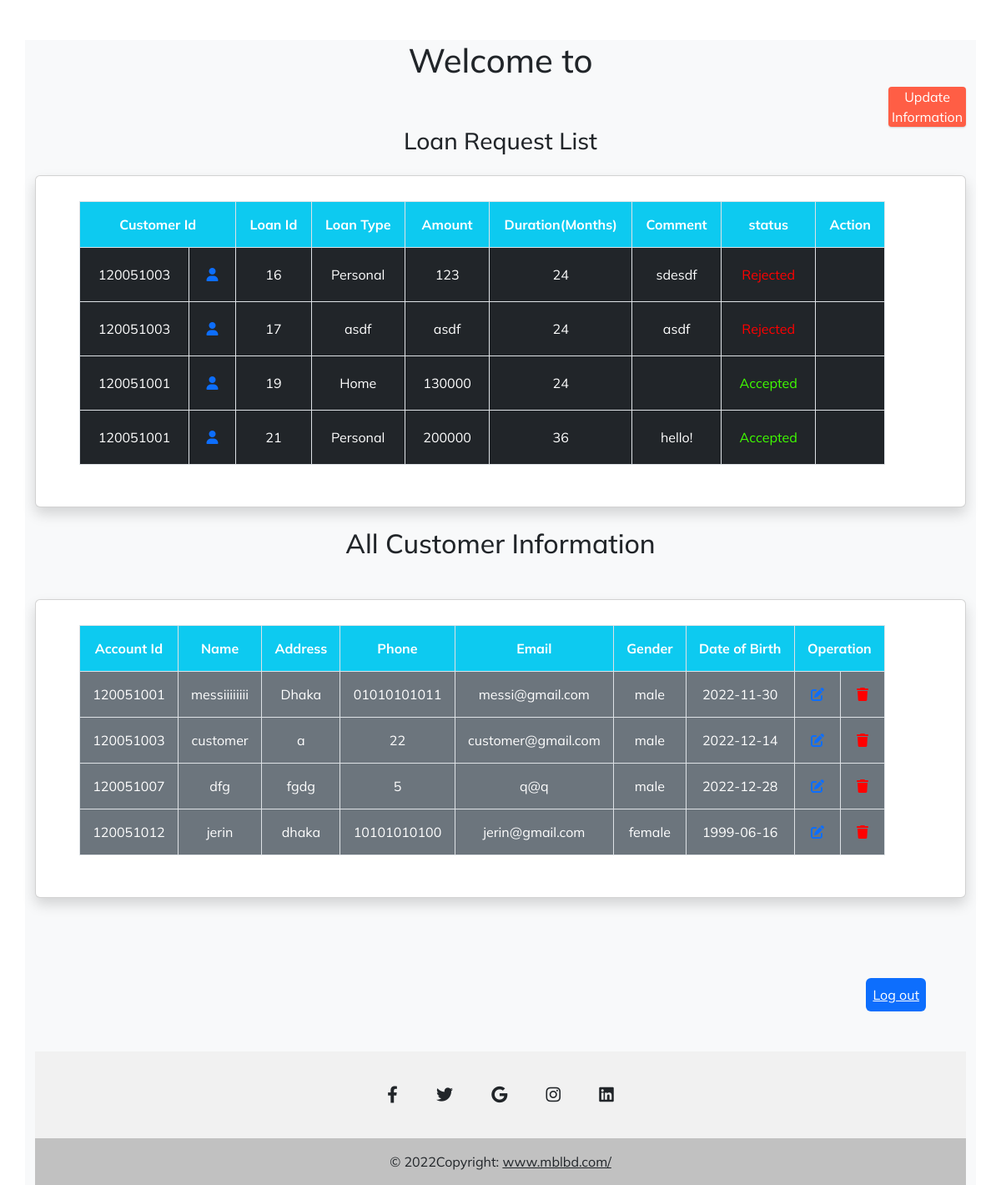
Screenshot of /employee_home.php with the database file from the repository.
### tables this page shows
CREATE TABLE `loan_request` (
  `loanid` int(255) NOT NULL,
  `cid` int(255) NOT NULL,
  `loantype` varchar(255) NOT NULL,
  `loanamount` varchar(255) NOT NULL,
  `loantime` varchar(255) NOT NULL,
  `comment` varchar(255) NOT NULL,
  `status` tinyint(255) NOT NULL COMMENT '0=request,1=approve,2=reject'
);

CREATE TABLE `all_user_info` (
  `id` int(255) NOT NULL,
  `name` varchar(255) NOT NULL,
  `address` varchar(255) NOT NULL,
  `phone` varchar(255) NOT NULL,
  `email` varchar(255) NOT NULL,
  `password` varchar(255) NOT NULL,
  `gender` varchar(255) NOT NULL,
  `dob` varchar(255) NOT NULL,
  `user_type` varchar(255) NOT NULL DEFAULT 'customer'
);

### employee_home.php (the view, shortened to what this page needs)
<?php
@include 'connect.php';
$employeename = $_SESSION['em_name'];
$id = $_SESSION['em_id'];
$select = "SELECT * from loan_request ";
$query = mysqli_query($con, $select);
$usertype = 'customer';
$selects = "SELECT * from all_user_info where user_type= '$usertype'";
$querys = mysqli_query($con, $selects);
?>
<!doctype html>
<html lang="en">
<head>
    <link rel="stylesheet" href="../mblbank/css/style.css">
    <link href="https://cdn.jsdelivr.net/npm/bootstrap@5.2.3/dist/css/bootstrap.min.css" rel="stylesheet"
>
    <link rel="stylesheet" href="https://cdnjs.cloudflare.com/ajax/libs/font-awesome/6.2.1/css/all.min.css"
 />
</head>
<body>
    <div class="container mt-5 bg-light text-center ">
        <h1>Welcome to <span><?php echo $employeename ?></span></h1>
        <div class="updateinfo">
            <div class="col-1   ms-auto " style="border-radius: 4px;
  box-shadow: 0 1px 2px rgba(0, 0, 0, 0.16);
  background: #FF5E45;">
                <a class="text-white text-decoration-none" href="employee_update.php?id=<?php echo $id; ?> ">Update
                    Information</a>
            </div>
            <div class=" mb-4">
                <h1 class="h3  text-gray-800 ">Loan Request List</h1>
            </div>
            <div class="card shadow mb-4">
                <div class="card-body">
                    <div class="table-responsive">
                        <table class="table table-bordered  text-white bg-dark" id="dataTable" width="100%"
                            cellspacing="0">
                            <thead>
                                <tr class="bg-info text-center">
                                    <th style=" padding: 15px;" colspan="2">Customer Id </th>
                                    <th style=" padding: 15px;">Loan Id</th>
                                    <th style=" padding: 15px;">Loan Type</th>
                                    <th style=" padding: 15px;">Amount</th>
                                    <th style=" padding: 15px;">Duration(Months)</th>
                                    <th style=" padding: 15px;">Comment</th>
                                    <th style=" padding: 15px;">status</th>
                                    <th style=" padding: 15px;" colspan="3">Action</th>
                                </tr>
                            </thead>
                            <tbody>
                                <?php
                    while($res = mysqli_fetch_array($query)){
                    ?>
                                <tr class="text-center">
                                    <td style=" padding: 20px;"><?php echo $res['cid'] ?></td>
                                    <td style=" padding: 20px;" class="text-center "><a
                                            href="show_profile.php?cid=<?php echo $res['cid']; ?> "
                                            data-toggle="tooltip" data-placement="bottom" title="Profile"><i
                                                class="fa-solid fa-user"></i></a>
                                    </td>
                                    <td style=" padding: 20px;"><?php echo $res['loanid'] ?></td>
                                    <td style=" padding: 20px;"><?php echo $res['loantype'] ?>
                                    </td>
                                    <td style=" padding: 20px;"><?php echo $res['loanamount'] ?>
                                    </td>
                                    <td style=" padding: 20px;"><?php echo $res['loantime'] ?>
                                    </td>
                                    <td style=" padding: 20px;"><?php echo $res['comment'] ?></td>
                                    <?php switch($res['status']):
                                case 0:?>
                                    <?php case 1: ?>
                                    <td style=" padding: 20px; color:#40ff00">Accepted</td>
                                    <?php break; ?>
                                    <?php case 2: ?>
                                    <td style=" padding: 20px; color:#ff0000">Rejected</td>
                                    <?php break; ?>
                                    <?php endswitch; ?>
                                    <?php switch($res['status']):
                                case 0:?>
                                    <?php case 1: ?>
                                    <td></td>
                                    <?php break; ?>
                                    <?php case 2: ?>
                                    <td></td>
                                    <?php break; ?>
                                    <?php endswitch; ?>
                                </tr>
                                <?php
                    } ;
                    ?>
                            </tbody>
                        </table>
                    </div>
                </div>
            </div>
            <h2 class="mt-4 text-center">All Customer Information
            </h2>
            <section class="my-5 " style="--bs-bg-opacity: .5;">
                <div class="card shadow  mb-4">
                    <div class="card-body  ">
                        <div class="table-responsive">
                            <table class="table table-bordered table-hover table-fixed bg-dark text-white  text-center">
                                <thead>
                                    <tr class="bg-info">
                                        <th style=" padding: 15px;">Account Id</th>
                                        <th style=" padding: 15px;">Name</th>
                                        <th style=" padding: 15px;">Address</th>
                                        <th style=" padding: 15px;">Phone</th>
                                        <th style=" padding: 15px;">Email</th>
                                        <th style=" padding: 15px;">Gender</th>
                                        <th style=" padding: 15px;">Date of Birth</th>
                                        <th style=" padding: 15px;" colspan="2">Operation</th>
                                    </tr>
                                </thead>
                                <tbody>
                                    <?php
                    while($res = mysqli_fetch_array($querys)){
                    ?>
                                    <tr class="bg-secondary">
                                        <td style=" padding: 15px;"><?php echo $res['id'] ?></td>
                                        <td style=" padding: 15px;"><?php echo $res['name'] ?></td>
                                        <td style=" padding: 15px;"><?php echo $res['address'] ?></td>
                                        <td style=" padding: 15px;"><?php echo $res['phone'] ?></td>
                                        <td style=" padding: 15px;"><span class="email-style">
                                                <?php echo $res['email'] ?>
                                            </span></td>
                                        <td style=" padding: 15px;"><?php echo $res['gender'] ?></td>
                                        <td style=" padding: 15px;"><?php echo $res['dob'] ?></td>
                                        <td style=" padding: 15px;"><a
                                                href="cus_update.php?id=<?php echo $res['id']; ?> "
                                                data-toggle="tooltip" data-placement="bottom" title="UPDATE"><i
                                                    class="fa fa-edit" aria-hidden="true"></i></a>
                                        </td>
                                        <td style=" padding: 15px;"><a
                                                href="cus_delete.php?id=<?php echo $res['id']; ?> "
                                                data-toggle="tooltip" data-placement="bottom" title="Delete"><i
                                                    class="fa fa-trash " style="color: #ff0000;"
                                                    aria-hidden="true"></i></a>
                                        </td>
                                    </tr>
                                    <?php
                    } ;
                    ?>
                                </tbody>
                            </table>
                        </div>
                    </div>
                </div>
            </section>
            <div class="d-flex justify-content-end"> <a class="bg-primary m-5 p-2  rounded" href="logout.php"
                    class="btn" style="color: white;">Log out</a></div>
        </div>
        <?php include'footer.php'; ?>
</body>

### css/style.css (style rules this page uses)
* { margin: 0; padding: 0; box-sizing: border-box; font-family: "Mulish", sans-serif; }
.card { border-radius: 4px; background: rgb(235, 0, 0); box-shadow: 0 6px 10px rgba(0, 0, 0, 0.08), 0 0 6px rgba(0, 0, 0, 0.05); transition: 0.3s transform cubic-bezier(0.155, 1.105, 0.295, 1.12), 0.3s box-shadow, 0.3s -webkit-transform cubic-bezier(0.155, 1.105, 0.295, 1.12); padding: 14px 80px 18px 36px; cursor: pointer; }

### rows the page displays
loan_request: cid "120051003", loanid "16", loantype "Personal", loanamount "123", loantime "24", comment "sdesdf", status "Rejected"
loan_request: cid "120051003", loanid "17", loantype "asdf", loanamount "asdf", loantime "24", comment "asdf", status "Rejected"
loan_request: cid "120051001", loanid "19", loantype "Home", loanamount "130000", loantime "24", status "Accepted"
loan_request: cid "120051001", loanid "21", loantype "Personal", loanamount "200000", loantime "36", comment "hello!", status "Accepted"
all_user_info: id "120051001", name "messiiiiiiii", address "Dhaka", phone "01010101011", email "messi@gmail.com", gender "male", dob "2022-11-30"
all_user_info: id "120051003", name "customer", address "a", phone "22", email "customer@gmail.com", gender "male", dob "2022-12-14"
all_user_info: id "120051007", name "dfg", address "fgdg", phone "5", email "q@q", gender "male", dob "2022-12-28"
all_user_info: id "120051012", name "jerin", address "dhaka", phone "10101010100", email "jerin@gmail.com", gender "female", dob "1999-06-16"
